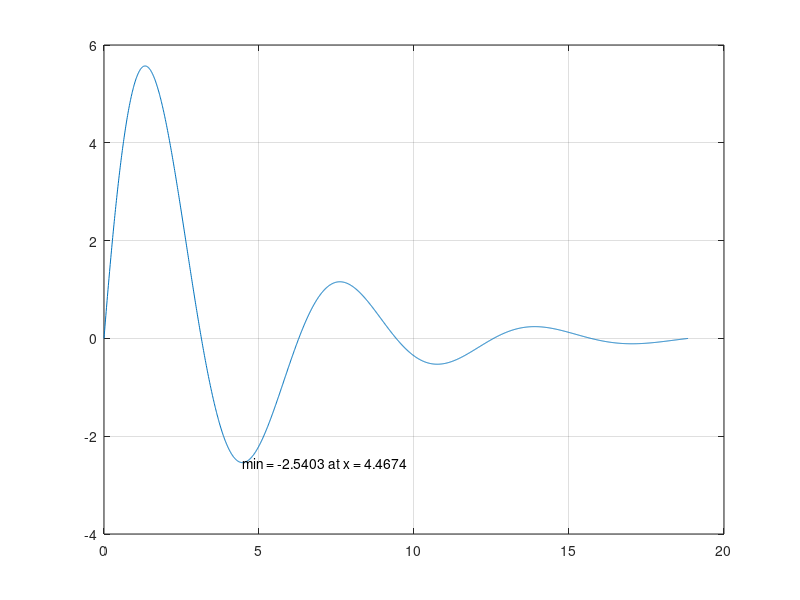

The MATLAB source for this figure:
myf1=@(x) 8*exp(-0.25*x).*sin(x) ;
x=[0:0.01:6*pi];
y=myf1(x);
plot(x,y); 
grid
[xval, fval]=fminbnd(myf1, 2,7);
text(xval, fval, ['min = ' num2str(fval) ' at x = ' num2str(xval)])